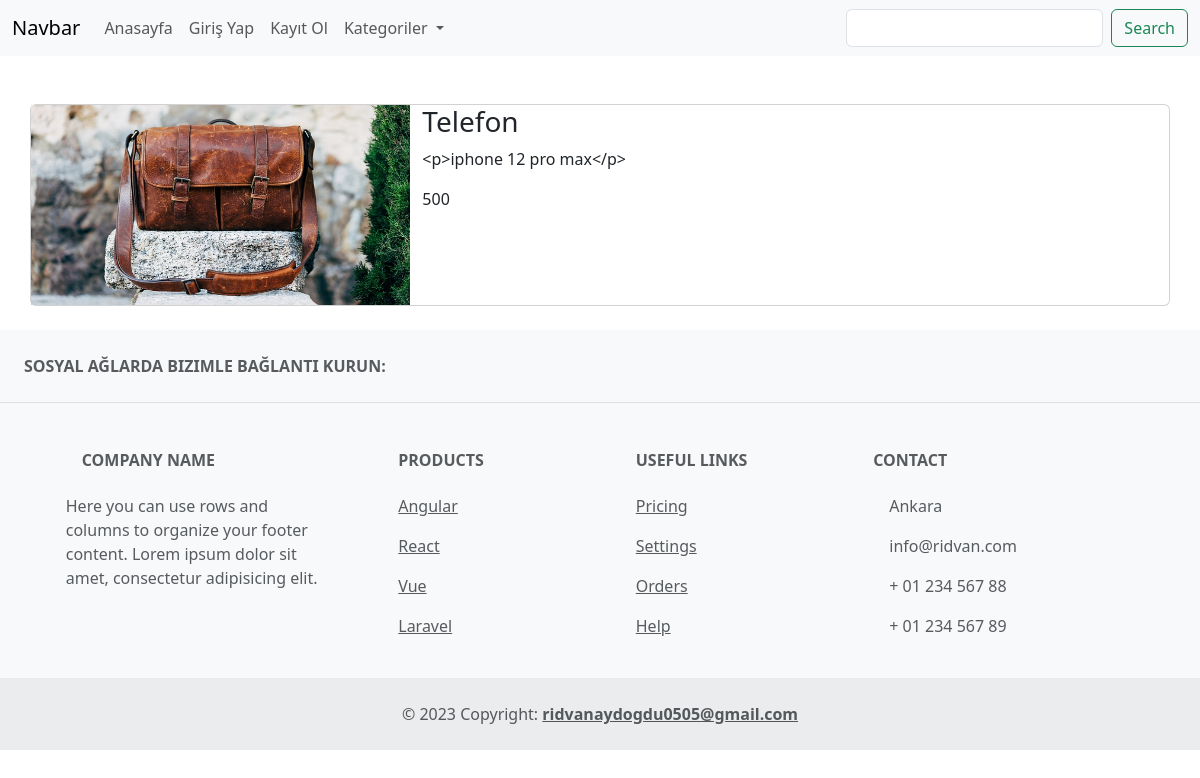
Screenshot of /urun/1 with the database file from the repository.
### urunler/models.py (models this page shows, shortened)
class Urun(models.Model):
    olusturan = models.ForeignKey(User, on_delete=models.CASCADE, null=True)
    kategori = models.ForeignKey(Kategori, on_delete=models.CASCADE, null=True)
    sub_category = models.ManyToManyField(AltKategori)
    tekBilgi = models.OneToOneField(Tek, on_delete=models.CASCADE, null=True, blank=True)
    isim = models.CharField(max_length=100, verbose_name="ürün ismi")
    aciklama = RichTextField(max_length=500, verbose_name="ürün açıklaması")
    no = models.IntegerField(verbose_name="ürün fiyatı")
    resim = models.FileField(upload_to='urunler/', null=True, blank=True, verbose_name="ürün resmi")

### urunler/views.py (the view)
# urls.py: path('urun/<int:urunId>', urun, name='urun'),
def urun(request, urunId):
    product = Urun.objects.filter(id = urunId)
    context = {
        'urun':product
    }
    return render(request, 'urun.html', context)

### urunler/templates/urun.html (shortened to what this page needs)
{% extends 'index.html' %}
{% load static %}
{% block content %}
    <div class="container">
      <div class="row">
            {% for urun in urun %}
                <div class="card mt-5">
                    <div class="row">
                        <div class="col-4 px-0">
                            <img src="{{urun.resim.url}}" width="100%" height="200" alt="">
                        </div>
                        <div class="col-8">
                            <h3>{{urun.isim}}</h3>
                            <p>{{urun.aciklama}}</p>
                            <p>{{urun.no}}</p>
                        </div>
                    </div>
                </div>
            {% endfor %}
      </div>
    </div>
{% endblock content %}

### rows the page displays
Urun: resim (picture), isim "Telefon", aciklama "<p>iphone 12 pro max</p>", no "500"
